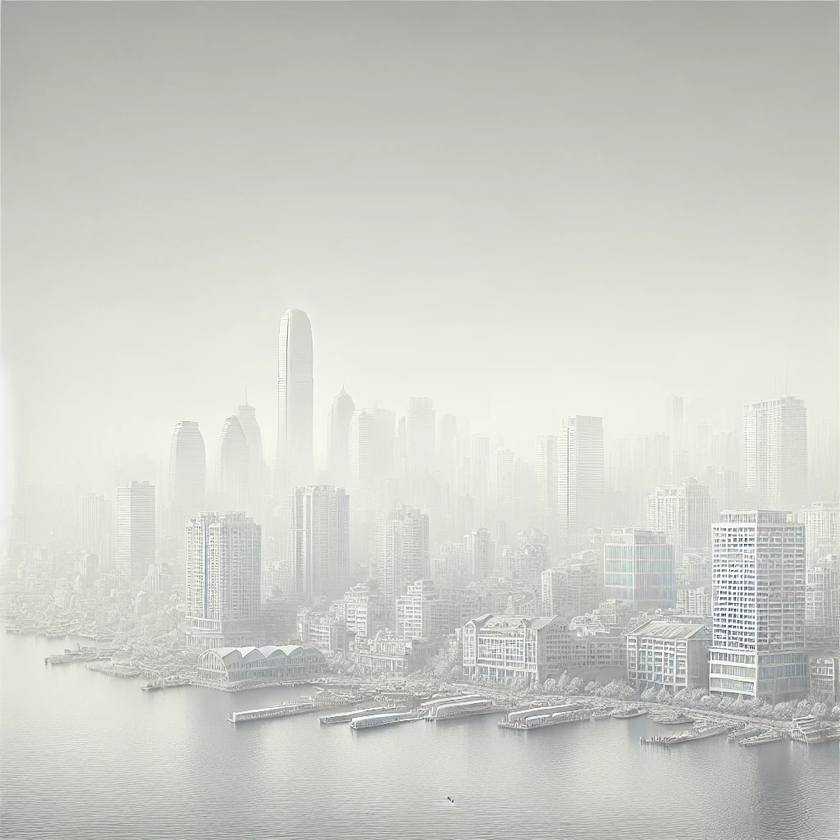
#> input picture 3401/assignment_1/pic3.png, 840 x 840 px, shrunk from 1024 x 1024 before the run
$ python 6601001123_assignment1_3.py   (older library calls are emulated)
#> lines starting #> are read from the running program, lines starting #| are printed output that depends on the picture
### 3401/assignment_1/image_process.py
import numpy as np
import cv2
import matplotlib.pyplot as plt

def powerGamma(image,gamma) :
    # หา Histogram
    # Plot histogram (plt.savefig() เพื่อบันทึก histogram เป็นภาพ)
    image = image.astype('float')/np.max(image)
    image = (image**gamma*255).astype('uint8')
    return image

def calculate_hist(img,foldername=None,name=None) :
    hist = cv2.calcHist([img],[0],None,[256],[0,256])
    plt.figure()
    plt.plot(hist)
    if name and foldername :
        plt.savefig(foldername+"/"+name)
    plt.show()
    return hist

def image_show(img) :
    cv2.imshow("xxxx",img)
    cv2.waitKey(0)
    cv2.destroyAllWindows()
    cv2.waitKey(1)

def sobel(img) :
    gx = cv2.Sobel(img, cv2.CV_64F, 1, 0, ksize=3)
    gy = cv2.Sobel(img, cv2.CV_64F, 0, 1, ksize=3)
    out = np.sqrt(gx**2 + gy**2)
    return out.astype(np.uint8)

def equalization(img,hist=None):
    # def equalization(img,hist) :
    # cdf = hist
    # เขียนให้สามารถรับ histogram ได้ด้วย เพื่อลดการ calculate histogram ที่ซ้ำซ้อน
    if hist is None :
        hist = cv2.calcHist([img],[0],None,[256],[0,256]).flatten().cumsum()
    cdf = hist.cumsum()
    cdf_m = np.ma.masked_equal(cdf, 0)
    cdf_m = ((cdf_m - cdf_m.min())  / (cdf_m.max() - cdf_m.min()))*255
    cdf = np.ma.filled(cdf_m, 0).astype('uint8')
    return cdf[img]

### 3401/assignment_1/6601001123_assignment1_3.py
import cv2
import numpy as np
from image_process import calculate_hist , sobel , powerGamma ,equalization , image_show

img = cv2.imread('./pic3.png',0)
#> img: shape (840, 840); min 55, max 255, mean 206
out = [img]
image_show(out[-1])
listHist = []
listHist.append(calculate_hist(out[-1]))
#> in calculate_hist, `hist = cv2.calcHist([img],[0],None,[256],[0,256])`: hist = 256 values, max 15492 at index 229, min 0 at index 0, mean 2756.2
edgeList = []

edgeList.append(sobel(out[-1]))

out.append(powerGamma(out[-1],2))
#> in powerGamma, `image = (image**gamma*255).astype('uint8')`:
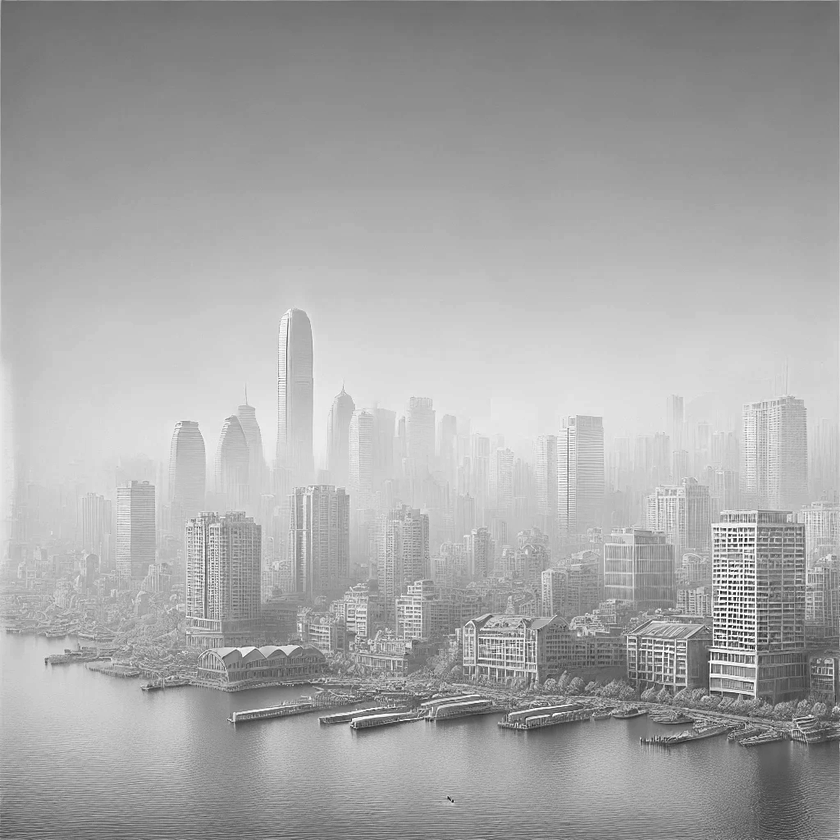
#> image: shape (840, 840); min 11, max 255, mean 168
image_show(out[-1])
listHist.append(calculate_hist(out[-1]))
edgeList.append(sobel(out[-1]))
#> in sobel (call 2), `return out.astype(np.uint8)`:
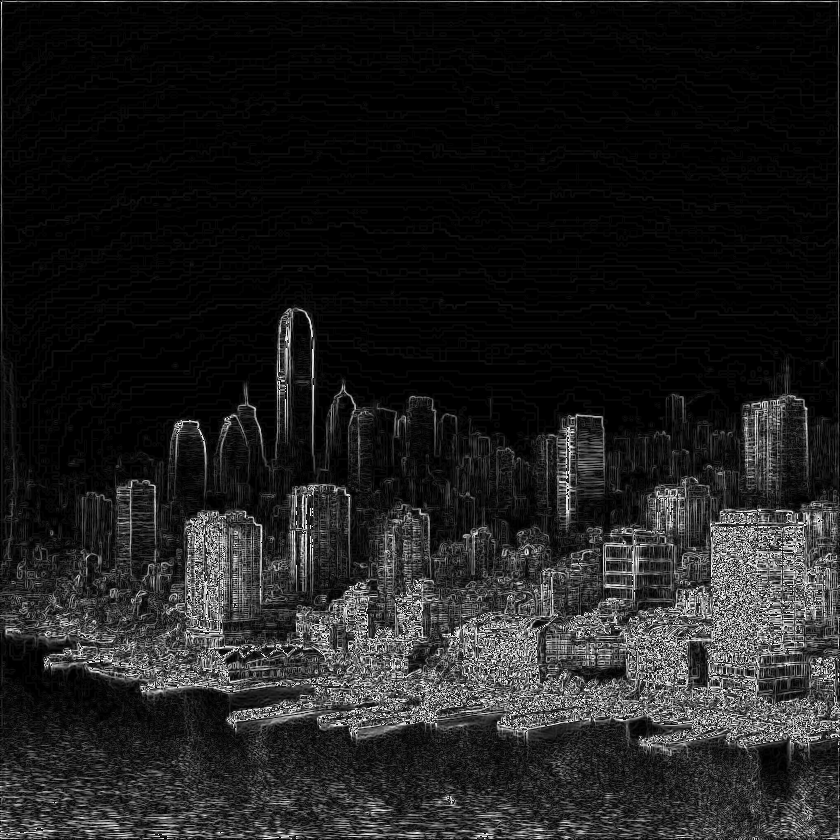
#> returned value: shape (840, 840); min 0, max 255, mean 30.7

out.append(equalization(out[-1],listHist[-1]))
#> in equalization, `cdf = hist.cumsum()`: cdf = 256 values from 0 to 705600
#> in equalization, `cdf = np.ma.filled(cdf_m, 0).astype('uint8')`: cdf = 256 values from 0 to 255
#> in equalization, `return cdf[img]`:
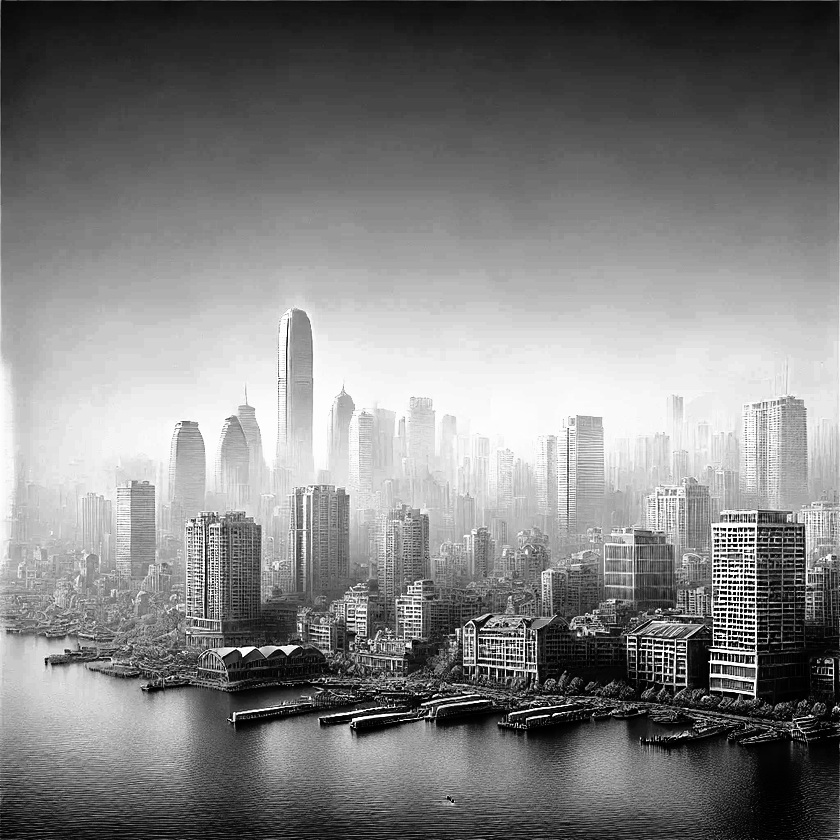
#> returned value: shape (840, 840); min 0, max 255, mean 128.7
image_show(out[-1])
listHist.append(calculate_hist(out[-1]))
#> in calculate_hist (call 3), `hist = cv2.calcHist([img],[0],None,[256],[0,256])`: hist = 256 values, max 15492 at index 211, min 0 at index 14, mean 2756.2
#> in calculate_hist (call 3), `plt.show()`:
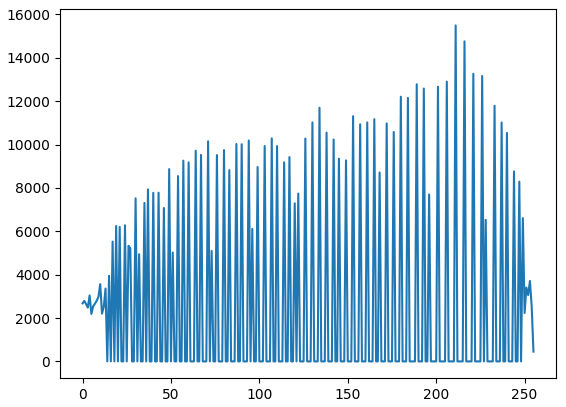
#> figure drawn by matplotlib, 1 panel; curve peaks at x = 211, y = 15492
edgeList.append(sobel(out[-1]))
#> in sobel (call 3), `gy = cv2.Sobel(img, cv2.CV_64F, 0, 1, ksize=3)`:
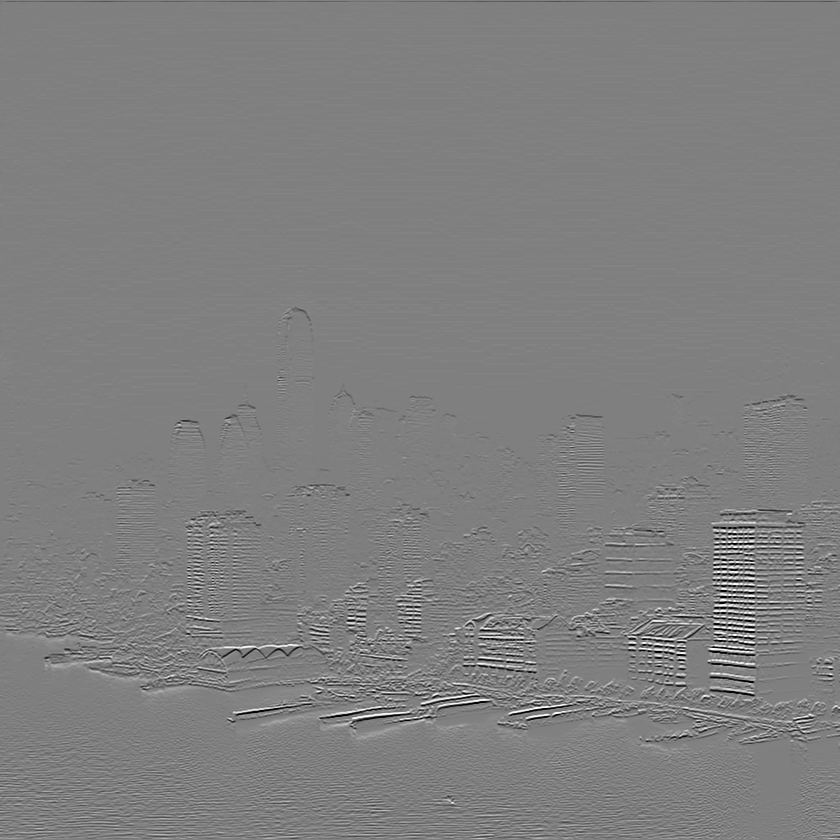
#> gy: shape (840, 840) float64; min -1020, max 1020, mean 0; drawn with min black and max white
#> in sobel (call 3), `return out.astype(np.uint8)`:
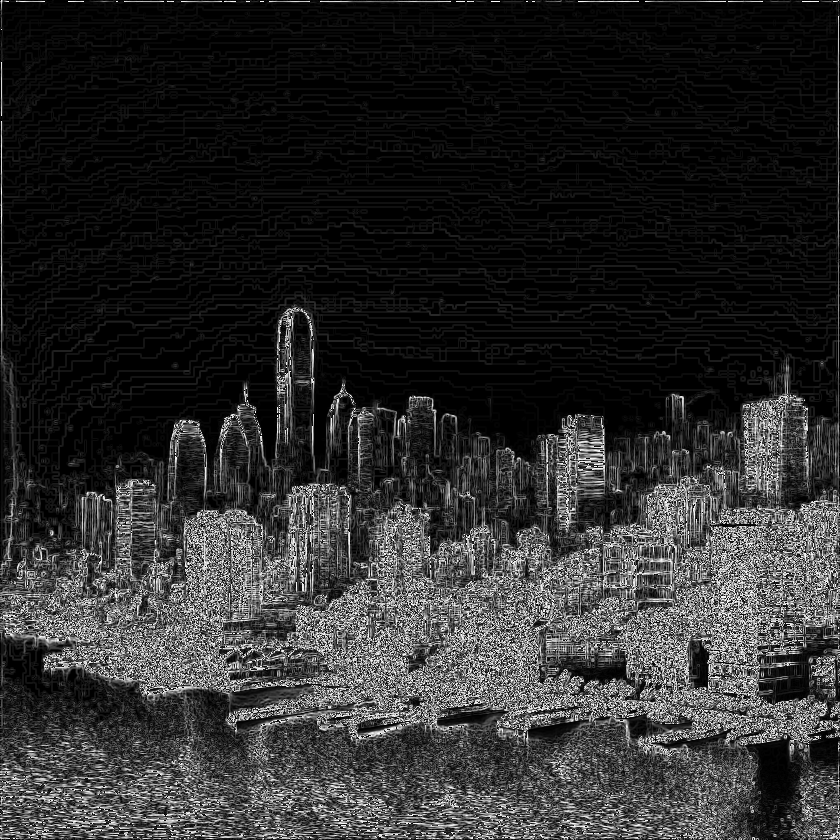
#> returned value: shape (840, 840); min 0, max 255, mean 44.9

showimg = cv2.vconcat([cv2.hconcat(out),cv2.hconcat(edgeList)])
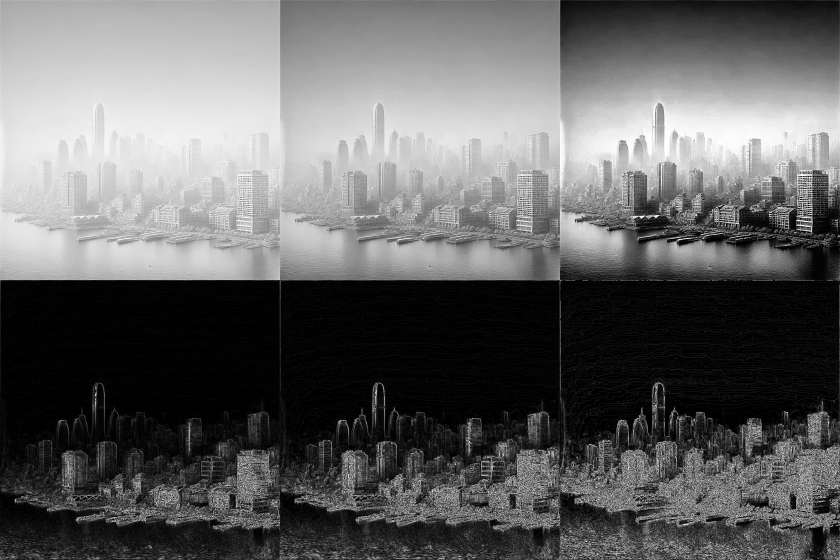
#> showimg: shape (1680, 2520) (shown at 1/3 size); min 0, max 255, mean 100.1
image_show(showimg)
cv2.imwrite('./assignment1_3/assignment1_3.jpg',showimg)

$ run again, with 3401/assignment_1/pic1.png copied over 3401/assignment_1/pic3.png
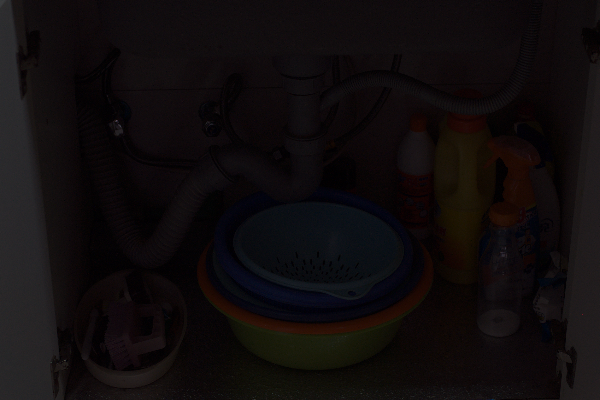
#> input picture 3401/assignment_1/pic1.png, 600 x 400 px
#> hist = 256 values, max 18973 at index 12, min 0 at index 62, mean 937.5
#> in equalization, `cdf = hist.cumsum()`: cdf = 256 values from 40065 to 240000
#> in equalization, `cdf = np.ma.filled(cdf_m, 0).astype('uint8')`: cdf = 256 values from 0 to 255
#> in equalization, `return cdf[img]`:
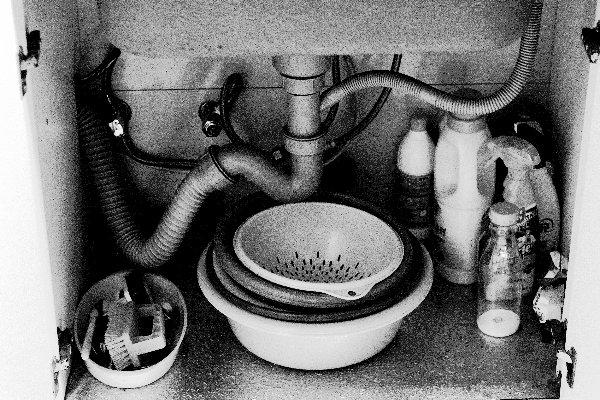
#> returned value: shape (400, 600); min 0, max 255, mean 114.1
#> `showimg = cv2.vconcat([cv2.hconcat(out),cv2.hconcat(edgeList)])`:
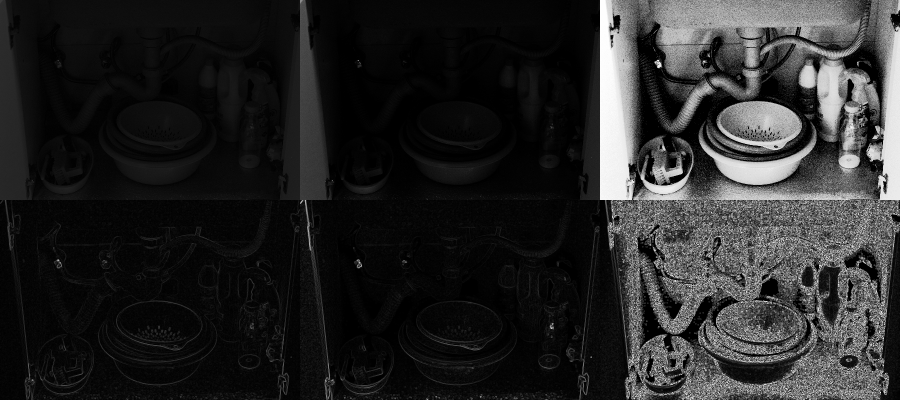
#> showimg: shape (800, 1800) (shown at 1/2 size); min 0, max 255, mean 39.1

$ run again, with 3401/assignment_1/pic2.png copied over 3401/assignment_1/pic3.png
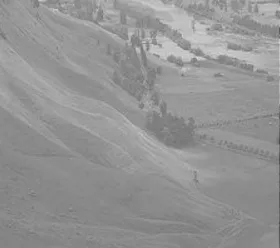
#> input picture 3401/assignment_1/pic2.png, 280 x 248 px
#> hist = 256 values, max 3973 at index 139, min 0 at index 0, mean 271.2
#> in equalization, `cdf = hist.cumsum()`: cdf = 256 values from 0 to 69440
#> in equalization, `cdf = np.ma.filled(cdf_m, 0).astype('uint8')`: cdf = 256 values from 0 to 255
#> in equalization, `return cdf[img]`:
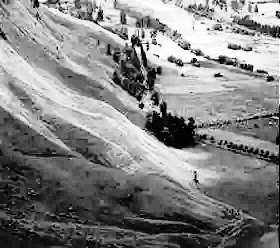
#> returned value: shape (248, 280); min 0, max 255, mean 130.6
#> `showimg = cv2.vconcat([cv2.hconcat(out),cv2.hconcat(edgeList)])`:
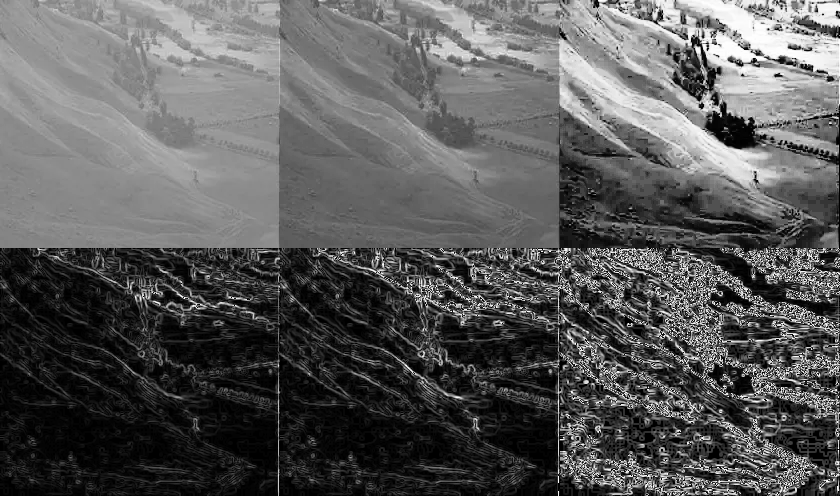
#> showimg: shape (496, 840); min 0, max 255, mean 89.6
